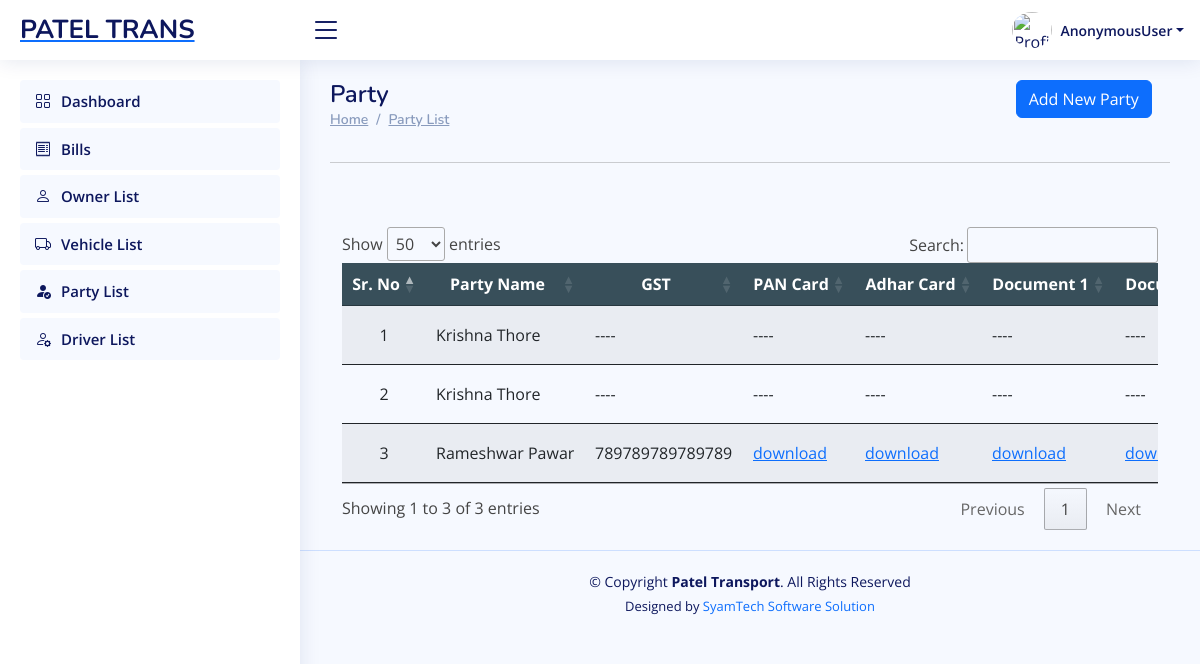
Page /software/party_list/ on the earlier database version.
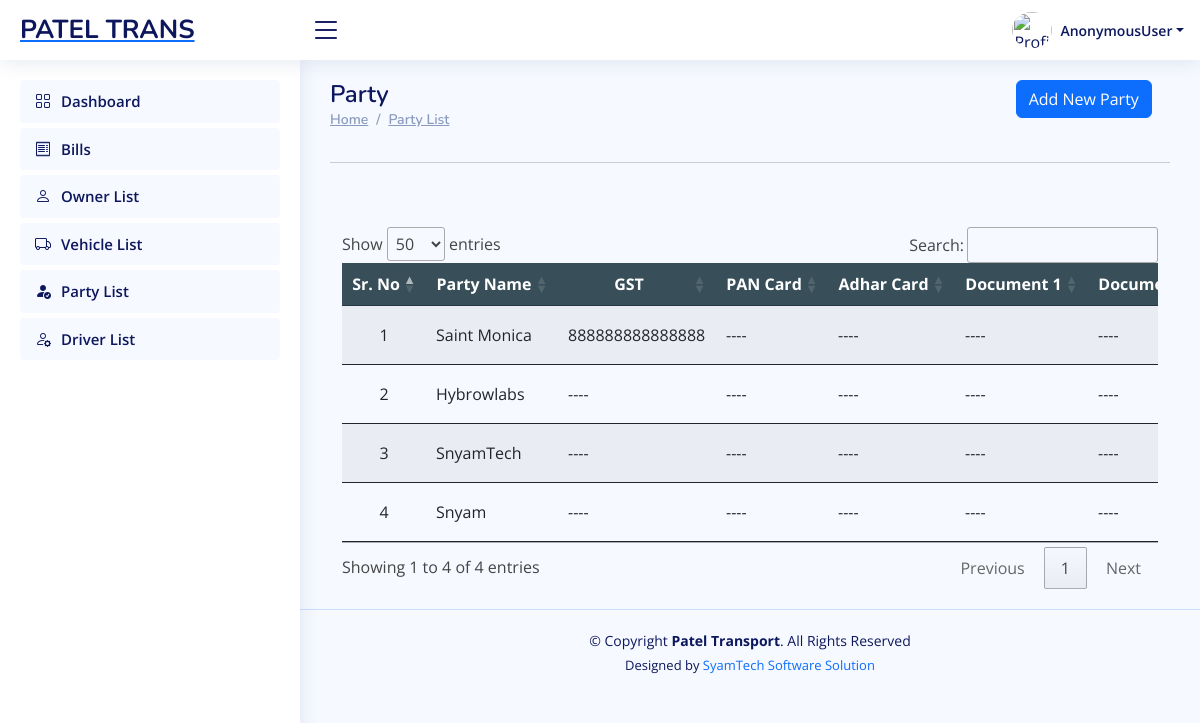
Same page on the later database version.
### Developer/models.py (models this page shows, shortened)
class Party(models.Model):
    business = models.ForeignKey(Business, on_delete=models.CASCADE, null=True, blank=True)
    name = models.CharField(max_length=255)  # Party name
    gst_no = models.CharField(max_length=15, unique=True, null=True, blank=True, verbose_name="GST Number")
    pan_card = models.FileField(upload_to='party_documents/pan_cards/', null=True, blank=True)
    adhar_card = models.FileField(upload_to='party_documents/adhar_cards/', null=True, blank=True)
    document1 = models.FileField(upload_to='party_documents/other_documents/', null=True, blank=True)
    document2 = models.FileField(upload_to='party_documents/other_documents/', null=True, blank=True)
    mobile = models.CharField(max_length=15, unique=True, null=True, blank=True)
    alternate_mobile = models.CharField(max_length=15, null=True, blank=True)
    created_at = models.DateTimeField(auto_now_add=True)
    updated_at = models.DateTimeField(auto_now=True)

### Software/views.py (the view)
# urls.py: path('party_list/', party_list, name='software_party_list'),
def party_list(request):
    form=PartyForm()
    rec=Party.objects.select_related().order_by('-id')
    return render(request, 'software_party_list.html',{'form':form,'rec':rec} )

### Software/forms.py (shortened to what this page needs)
class PartyForm(forms.ModelForm):
    class Meta:
        model = Party
        fields = [
            'name',
            'gst_no',
            'pan_card',
            'adhar_card',
            'document1',
            'document2',
        ]
        widgets = {
            'name': forms.TextInput(attrs={'class': 'form-control', 'placeholder': 'Enter party name'}),
            'gst_no': forms.TextInput(attrs={'class': 'form-control', 'placeholder': 'Enter GST Number'}),
        }

### Software/templates/software_party_list.html (shortened to what this page needs)
{% extends "software_base.html" %}
{% load crispy_forms_tags %}
{% block content %}
<main id="main" class="main">
    <div class="row">
        <div class="col-sm-6">
            <div class="pagetitle">
                <h1>Party</h1>
                <nav>
                    <ol class="breadcrumb">
                        <li class="breadcrumb-item"><a href="#">Home</a></li>
                        <li class="breadcrumb-item"><a href="#">Party List </a></li>
                    </ol>
                </nav>
            </div>
        </div>
        <div class="col-sm-6">
            <div class="container" style="max-width:97%;">
                <div class="text-lg-end text-start">
                    <a href="#" class="btn btn-primary" data-toggle="modal"
                        data-target="#model_create"> Add New Party</a>
                </div>
            </div>
        </div>
    </div>
    <section class="section dashboard">
<hr>
        <div class="container">
            <div class="row justify-content-center align-items-center">
                <div class="col-sm-12"> <br><br>
                    <div class="row">
                        <div class="container" style=" overflow:scroll;">
                            <table id="driver_table" class="table table-striped "
                                style="overflow:scroll; width:100%;min-width: max-content;">
                                <thead>
                                    <tr style="background-color: rgb(56, 79, 90);">
                                        <th scope="col" class="text-center text-white">Sr. No</th>
                                        <th scope="col" class="text-center text-white">Party Name</th>
                                        <th scope="col" class="text-center text-white">GST</th>
                                        <th scope="col" class="text-center text-white">PAN Card</th>
                                        <th scope="col" class="text-center text-white">Adhar Card</th>
                                        <th scope="col" class="text-center text-white">Document 1</th>
                                        <th scope="col" class="text-center text-white">Document 2</th>
                                    </tr>
                                </thead>
                                <tbody>
                                    {% if rec %}
                                    {% for r in rec %}
                                    <tr>
                                        <td class="text-center">{{ forloop.counter }}</td>
                                        <td class="text-left">{{ r.name|default_if_none:"----" }} </td>
                                        <td class="text-left">{{ r.gst_no|default_if_none:"----"}} </td>
                                        <td class="text-left">{% if r.pan_card %}  <a href="/media/{{r.pan_card }}" download>download</a> {% else %} ---- {% endif %}</td>
                                        <td class="text-left">{% if r.adhar_card %}  <a href="/media/{{r.adhar_card }}" download>download</a> {% else %} ---- {% endif %}</td>
                                        <td class="text-left">{% if r.document1 %}  <a href="/media/{{r.document1 }}" download>download</a> {% else %} ---- {% endif %}</td>
                                        <td class="text-left">{% if r.document2 %}  <a href="/media/{{r.document2 }}" download>download</a> {% else %} ---- {% endif %}</td>
                                    </tr>
                                    {% endfor %}
                                    {% endif %}
                                </tbody>
                            </table>
                        </div>
                    </div>
                </div>
            </div>
        </div>
</main>
{% endblock content %}

Differences in the rows shown:
removed Party: name "Krishna Thore", gst_no "----"
removed Party: name "Krishna Thore", gst_no "----"
removed Party: name "Rameshwar Pawar", gst_no "789789789789789"
added Party: name "Saint Monica", gst_no "888888888888888"
added Party: name "Hybrowlabs", gst_no "----"
added Party: name "SnyamTech", gst_no "----"
added Party: name "Snyam", gst_no "----"
Other differences:
text written by a page script: "Show entries Search: Showing 1 to 3 of 3 entries Previous 1 Next" → "Show entries Search: Showing 1 to 4 of 4 entries Previous 1 Next"
